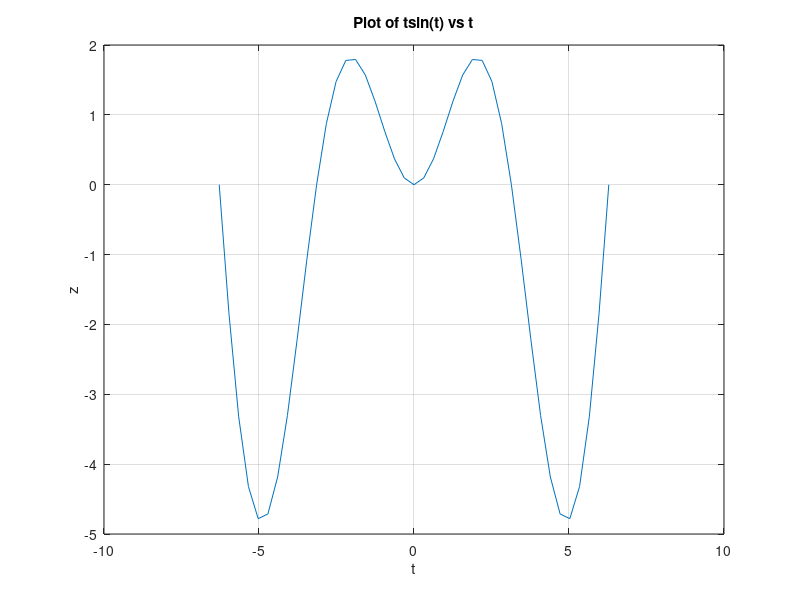
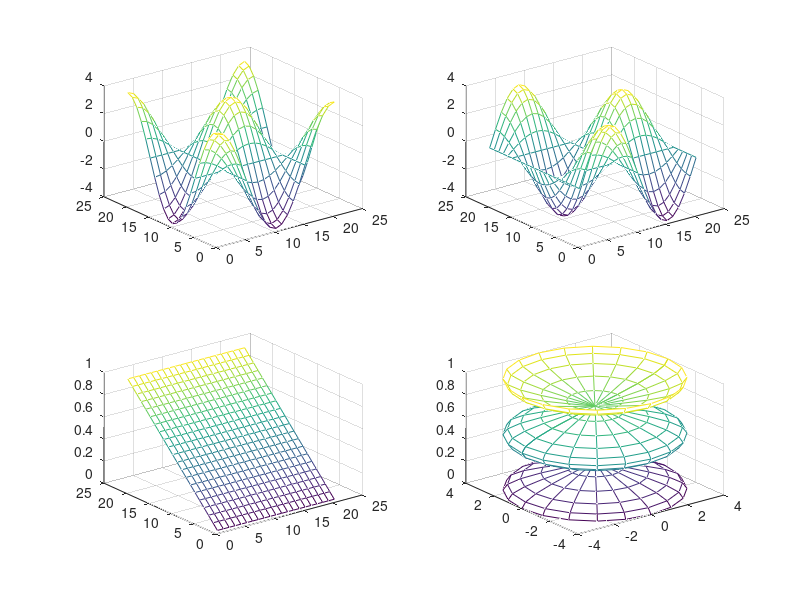

MATLAB code for these plots, in order:
a=3;
disp(a);
A=[1 2;0 3];
disp(A);
x=3*sin(a);
disp(x);
B=[1 2 3; 4 5 6];
disp(B);
B(:,2)=[];
disp(B);
C=[1 2;3 4];
D=4;
which -all C
which -all D
which -all E
y=2e6;
disp(y);
z=3.8e-4;
disp(z);
F=[1 0 5;2 1 6;3 4 0];
disp(rank(F));
disp(det(F));
disp(inv(F));
disp(diag(F));
disp(ones(3));
disp(eye(3));

figure(1);
t=-2*pi:0.1*pi:2*pi;
z=t.*sin(t);
plot(t,z);
title('Plot of tsin(t) vs t');
xlabel('t');
ylabel('z');
grid on

figure(2);
x=0:pi/10:2*pi;
[X,Y,Z]=cylinder(4*cos(x));
subplot(2,2,1); mesh(X)
subplot(2,2,2); mesh(Y)
subplot(2,2,3); mesh(Z)
subplot(2,2,4); mesh(X,Y,Z)







a=6;
b=5;
if(a>b)
   disp('a is greater than b');
elseif(b>a)
   disp('b is greater tha a');
else
   disp('a is equal to b');
end
c=5;
for C=1:c
disp(C);
end
d=0;
while d<3
   d=d+1;
   disp(d);
end
